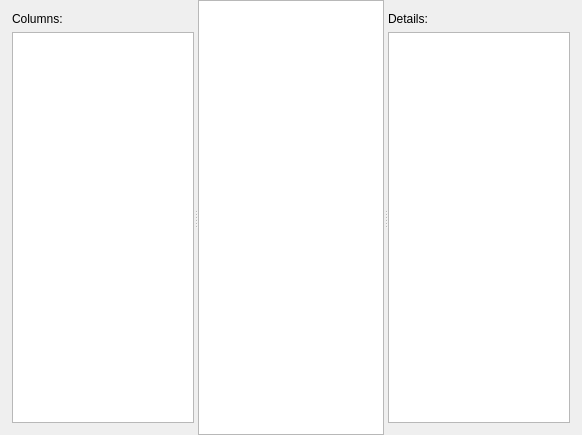
<?xml version="1.0" encoding="UTF-8"?>
<ui version="4.0">
 <class>MainWindow</class>
 <widget class="QMainWindow" name="MainWindow">
  <property name="geometry">
   <rect>
    <x>0</x>
    <y>0</y>
    <width>582</width>
    <height>435</height>
   </rect>
  </property>
  <property name="windowTitle">
   <string>GELF Server</string>
  </property>
  <property name="windowIcon">
   <iconset resource="resources.qrc">
    <normaloff>:/GELFServer.svg</normaloff>:/GELFServer.svg</iconset>
  </property>
  <widget class="QWidget" name="centralWidget">
   <layout class="QVBoxLayout" name="verticalLayout_4">
    <property name="spacing">
     <number>0</number>
    </property>
    <property name="leftMargin">
     <number>0</number>
    </property>
    <property name="topMargin">
     <number>0</number>
    </property>
    <property name="rightMargin">
     <number>0</number>
    </property>
    <property name="bottomMargin">
     <number>0</number>
    </property>
    <item>
     <widget class="QSplitter" name="splitter">
      <property name="orientation">
       <enum>Qt::Horizontal</enum>
      </property>
      <widget class="QWidget" name="verticalLayoutWidget">
       <layout class="QVBoxLayout" name="columnsLayout">
        <property name="leftMargin">
         <number>12</number>
        </property>
        <property name="topMargin">
         <number>12</number>
        </property>
        <property name="rightMargin">
         <number>0</number>
        </property>
        <property name="bottomMargin">
         <number>12</number>
        </property>
        <item>
         <widget class="QLabel" name="columnsLabel">
          <property name="text">
           <string>Columns:</string>
          </property>
         </widget>
        </item>
        <item>
         <widget class="QListWidget" name="columnsWidget"/>
        </item>
       </layout>
      </widget>
      <widget class="QTableView" name="messagesView"/>
      <widget class="QWidget" name="verticalLayoutWidget_2">
       <layout class="QVBoxLayout" name="detailsLayout">
        <property name="leftMargin">
         <number>0</number>
        </property>
        <property name="topMargin">
         <number>12</number>
        </property>
        <property name="rightMargin">
         <number>12</number>
        </property>
        <property name="bottomMargin">
         <number>12</number>
        </property>
        <item>
         <widget class="QLabel" name="detailsLabel">
          <property name="text">
           <string>Details:</string>
          </property>
         </widget>
        </item>
        <item>
         <widget class="QTableWidget" name="detailsWidget"/>
        </item>
       </layout>
      </widget>
     </widget>
    </item>
   </layout>
  </widget>
  <widget class="QMenuBar" name="menuBar">
   <property name="geometry">
    <rect>
     <x>0</x>
     <y>0</y>
     <width>582</width>
     <height>22</height>
    </rect>
   </property>
  </widget>
 </widget>
 <layoutdefault spacing="6" margin="11"/>
 <resources>
  <include location="resources.qrc"/>
 </resources>
 <connections/>
</ui>
